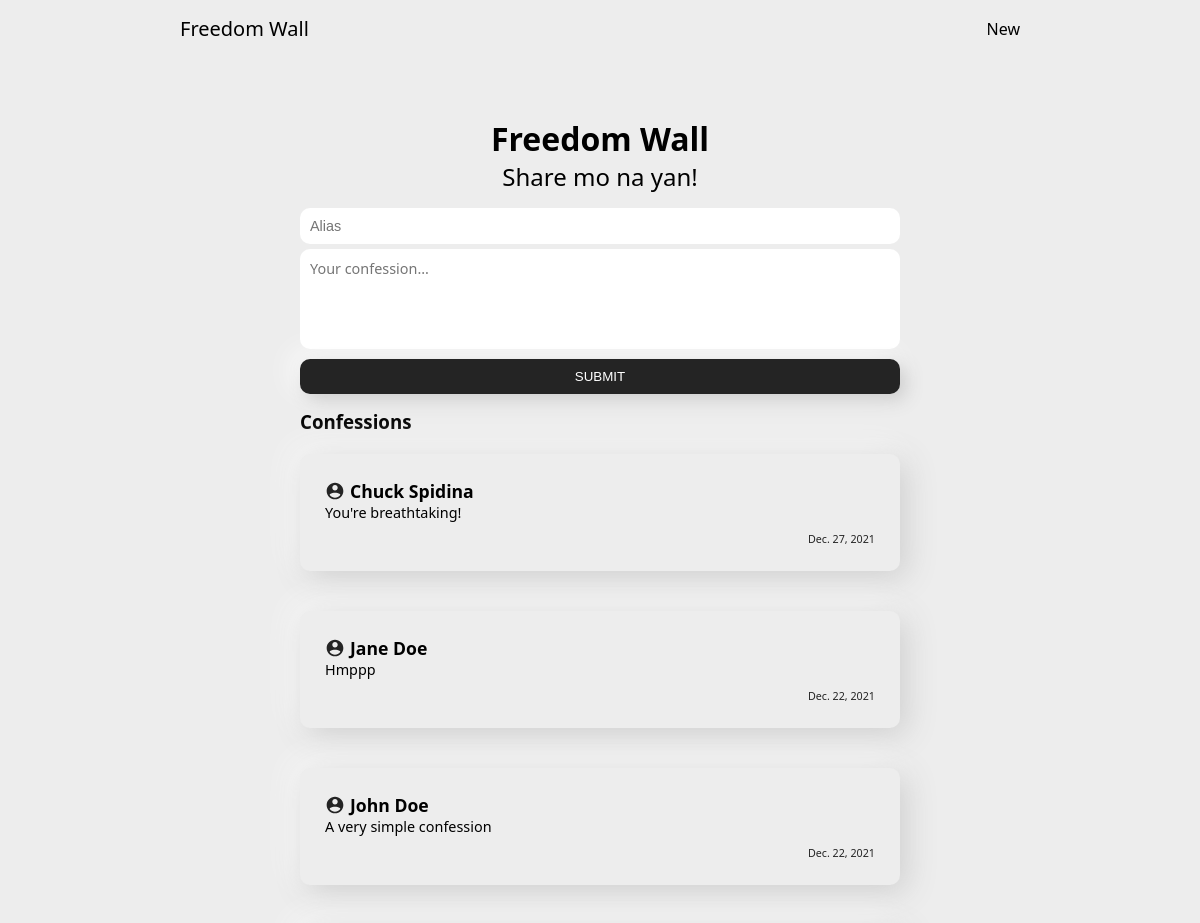
Page /freedom-app/ (upper part) on the earlier database version.
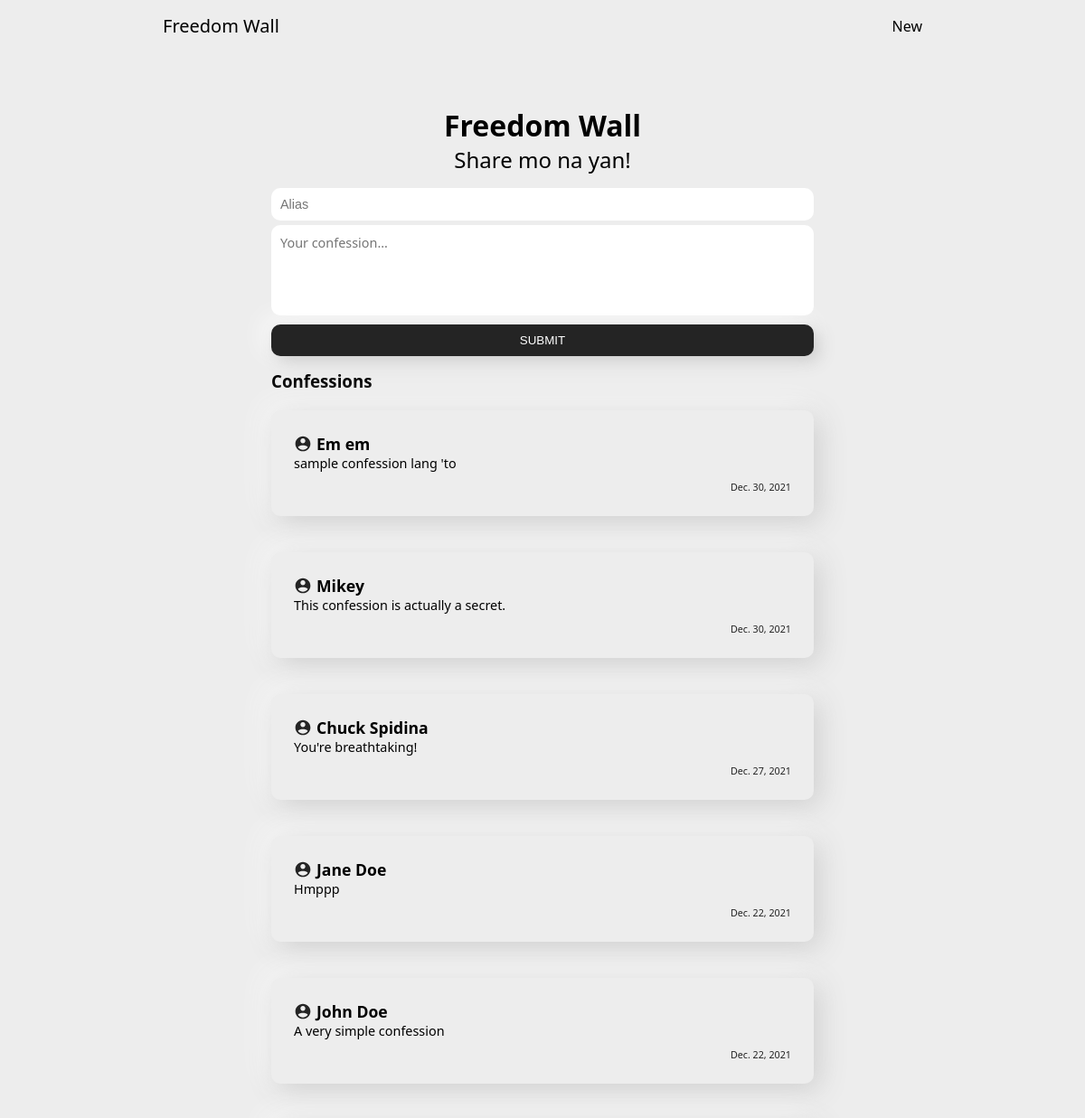
Same page on the later database version.
### freedomApp/models.py (models this page shows, shortened)
class Confession(models.Model):
    user_alias = models.CharField(max_length=15, blank=False)
    confession = models.TextField(max_length=2000, blank=False)
    timestamp = models.DateField(auto_now_add=True, auto_now=False, blank=True)

### freedomApp/views.py (the view)
# urls.py: path('', views.index, name='home'),
def index(request):
    all_confession_items = Confession.objects.all().order_by('-id')
    return render(request, 'freedomApp/index.html', {'all_items': all_confession_items})

### freedomApp/templates/freedomApp/index.html (shortened to what this page needs)
{% extends 'base.html' %}
{% load static %}
{% block styling %}
<link rel="stylesheet" href="{% static 'css/index.css' %}">
{% endblock styling %}
{% block content %}
<div class="container-fluid">
  <div class="freedom-app">
      <h1>Freedom Wall</h1>
      <h2>Share mo na yan!</h2>
      <div class="input-card">
          <form action="{% url 'add-confession' %}" method="post">
            <input
              type="text"
              name="user-alias"
              placeholder="Alias"
              class="name-input form-control"
              autocomplete="off"
              required
            />
            <textarea
              name="confession"
              placeholder="Your confession..."
              class="confession-input form-control"
              required
            ></textarea>
            <input type="submit" value="SUBMIT" class="btn btn-dark btn-block" />
          </form>
      </div>
      <h3>Confessions</h3>
      <div class="confession-cards grid">
          {% for item in all_items %}
          <div class="confession-card">
            <div class="card-head flex">
              <img src="{% static 'images/male_user.svg' %}" alt="user-image-default" class="user-image">
              <a href="{% url 'confession-detail' item.id %}">
                <h3>{{ item.user_alias }}</h3>
              </a>
            </div>
            <p>{{ item.confession }}</p>
            <h6>{{ item.timestamp }}</h6>
          </div>
          {% endfor %}
      </div>
  </div>
</div>
{% endblock content %}

Differences in the rows shown:
added Confession: user_alias "Em em", confession "sample confession lang 'to", timestamp "Dec. 30, 2021"
added Confession: user_alias "Mikey", confession "This confession is actually a secret.", timestamp "Dec. 30, 2021"
